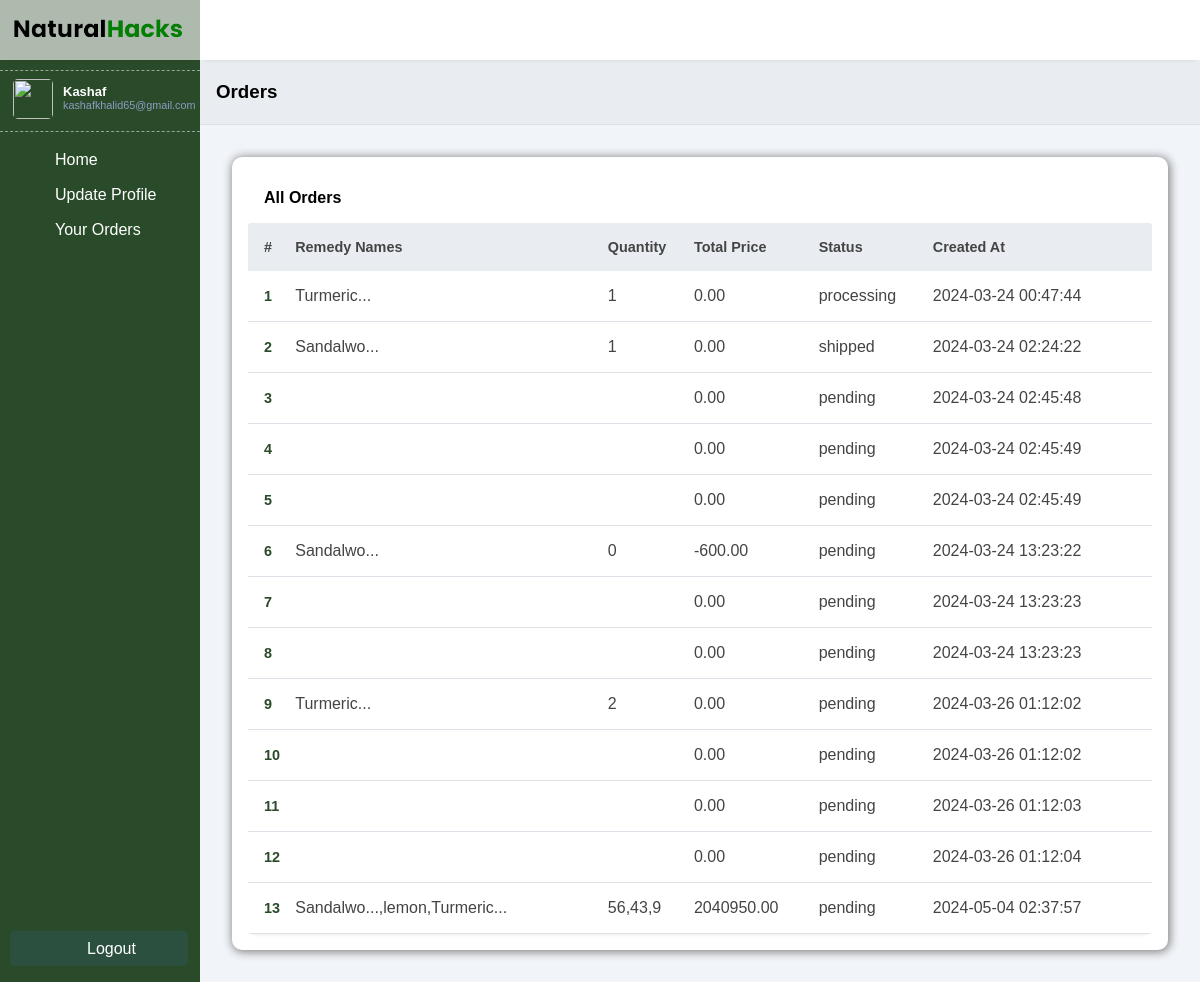
The page /user/orders/orders.php (signed in) on the database its author committed.
### tables this page shows
CREATE TABLE `orders` (
  `id` int(11) NOT NULL,
  `user_id` int(11) NOT NULL,
  `total_price` decimal(10,2) NOT NULL,
  `created_at` timestamp NOT NULL DEFAULT current_timestamp(),
  `status` enum('pending','processing','shipped','delivered','cancelled') DEFAULT 'pending'
);

### user/orders/orders.php (the view, shortened to what this page needs)
<?php
require_once '../../connection.php';
?>
<!DOCTYPE html>
<html lang="en">
<?php
include('../layout/head.php');
?>
<body>
    <?php
    include('../layout/sidebar.php');
    ?>
    <div class="main-content">
        <?php include('../layout/header.php') ?>
        <main>
            <div class="page-header">
                <h3>Orders</h3>
            </div>
            <div class="page-content">
                <?php
                $sql = "SELECT orders.*,
                        GROUP_CONCAT(CASE WHEN CHAR_LENGTH(remedies.name) > 8 THEN CONCAT(SUBSTRING(remedies.name, 1, 8), '...') ELSE remedies.name END) AS remedy_names,
                        GROUP_CONCAT(order_items.quantity) AS quantities
                        FROM orders
                        LEFT JOIN order_items ON orders.id = order_items.order_id
                        LEFT JOIN remedies ON order_items.remedy_id = remedies.id
                        WHERE orders.user_id = '" . mysqli_real_escape_string($conn, $_SESSION['user_id']) . "'
                        GROUP BY orders.id";
                $orders_result = mysqli_query($conn, $sql);
                if ($orders_result) {
                    if (mysqli_num_rows($orders_result) > 0) {
                        ?>
                        <div class="card">
                            <div class="record-header">
                                <h4>All Orders</h4>
                            </div>
                            <div class="records table-responsive">
                                <table width="100%">
                                    <thead>
                                        <tr>
                                            <th>#</th>
                                            <th>Remedy Names</th>
                                            <th>Quantity</th>
                                            <th>Total Price</th>
                                            <th>Status</th>
                                            <th>Created At</th>
                                        </tr>
                                    </thead>
                                    <tbody>
                                        <?php
                                        $order_count = 0;
                                        while ($order = mysqli_fetch_assoc($orders_result)) {
                                            $order_count++;
                                            ?>
                                            <tr>
                                                <td><?= $order_count ?></td>
                                                <td><?= htmlspecialchars($order['remedy_names']) ?></td>
                                                <td><?= isset($order['quantities']) ? htmlspecialchars($order['quantities']) : '' ?></td>
                                                <td><?= htmlspecialchars($order['total_price']) ?></td>
                                                <td><?= htmlspecialchars($order['status']) ?></td>
                                                <td><?= htmlspecialchars($order['created_at']) ?></td>
                                            </tr>
                                        <?php } ?>
                                    </tbody>
                                </table>
                            </div>
                        </div>
                        <?php
                    } else {
                        echo "<div class='no-data'>
                            <img src='../assets/images/no-data.jpg' />
                            <h1>No records found</h1>
                        </div>";
                    }
                } else {
                    echo "Error: " . mysqli_error($conn);
                }
                ?>
            </div>
        </main>
    </div>
</body>
</html>

### user/style.css (style rules this page uses)
:root { --main-color: #2a4b2a; --color-dark: #2b503f; --text-grey: #b0b0b0; }
* { margin: 0; padding: 0; text-decoration: none; box-sizing: border-box; font-family: "Merriweather", sans-serif; }
.main-content { margin-left: 200px; width: calc(100% - 200px); transition: margin-left 300ms; }
main { margin-top: 60px; }
.page-header { padding: 1.3rem 1rem; background: #e9edf2; border-bottom: 1px solid #dee2e8; }
.page-content { padding: 2rem; background: #f1f4f9; }
.card { background-color: white; padding: 1rem; border-radius: 10px; box-shadow: gray 1px 1px 10px 1px; }
.records { box-shadow: 0px 5px 5px -5px rgb(0 0 0 / 10%); background: #fff; border-radius: 3px; }
.record-header { padding: 1rem; display: flex; justify-content: space-between; align-items: center; }
.table-responsive { width: 100%; overflow: auto; }
table { border-collapse: collapse; }
table thead tr { background: #e9edf2; }
table thead th { padding: 1rem 0rem; text-align: left; color: #444; font-size: 0.9rem; }
table thead th:first-child { padding-left: 1rem; }
table tbody td { padding: 1rem 0rem; color: #444; }
table tbody td:first-child { padding-left: 1rem; color: var(--main-color); font-weight: 600; font-size: 0.9rem; }
table tbody tr { border-bottom: 1px solid #dee2e8; }

### rows shown on the page
orders: remedy_names "Turmeric...", quantities "1", total_price "0.00", status "processing", created_at "2024-03-24 00:47:44"
orders: remedy_names "Sandalwo...", quantities "1", total_price "0.00", status "shipped", created_at "2024-03-24 02:24:22"
orders: total_price "0.00", status "pending", created_at "2024-03-24 02:45:48"
orders: total_price "0.00", status "pending", created_at "2024-03-24 02:45:49"
orders: total_price "0.00", status "pending", created_at "2024-03-24 02:45:49"
orders: remedy_names "Sandalwo...", quantities "0", total_price "-600.00", status "pending", created_at "2024-03-24 13:23:22"
orders: total_price "0.00", status "pending", created_at "2024-03-24 13:23:23"
orders: total_price "0.00", status "pending", created_at "2024-03-24 13:23:23"
orders: remedy_names "Turmeric...", quantities "2", total_price "0.00", status "pending", created_at "2024-03-26 01:12:02"
orders: total_price "0.00", status "pending", created_at "2024-03-26 01:12:02"
orders: total_price "0.00", status "pending", created_at "2024-03-26 01:12:03"
orders: total_price "0.00", status "pending", created_at "2024-03-26 01:12:04"
orders: remedy_names "Sandalwo...,lemon,Turmeric...", quantities "56,43,9", total_price "2040950.00", status "pending", created_at "2024-05-04 02:37:57"

### other values the page prints
mysqli_real_escape_string($conn, $_SESSION['user_name']) "Kashaf"
mysqli_real_escape_string($conn, $_SESSION['user_email']) "kashafkhalid65@gmail.com"
